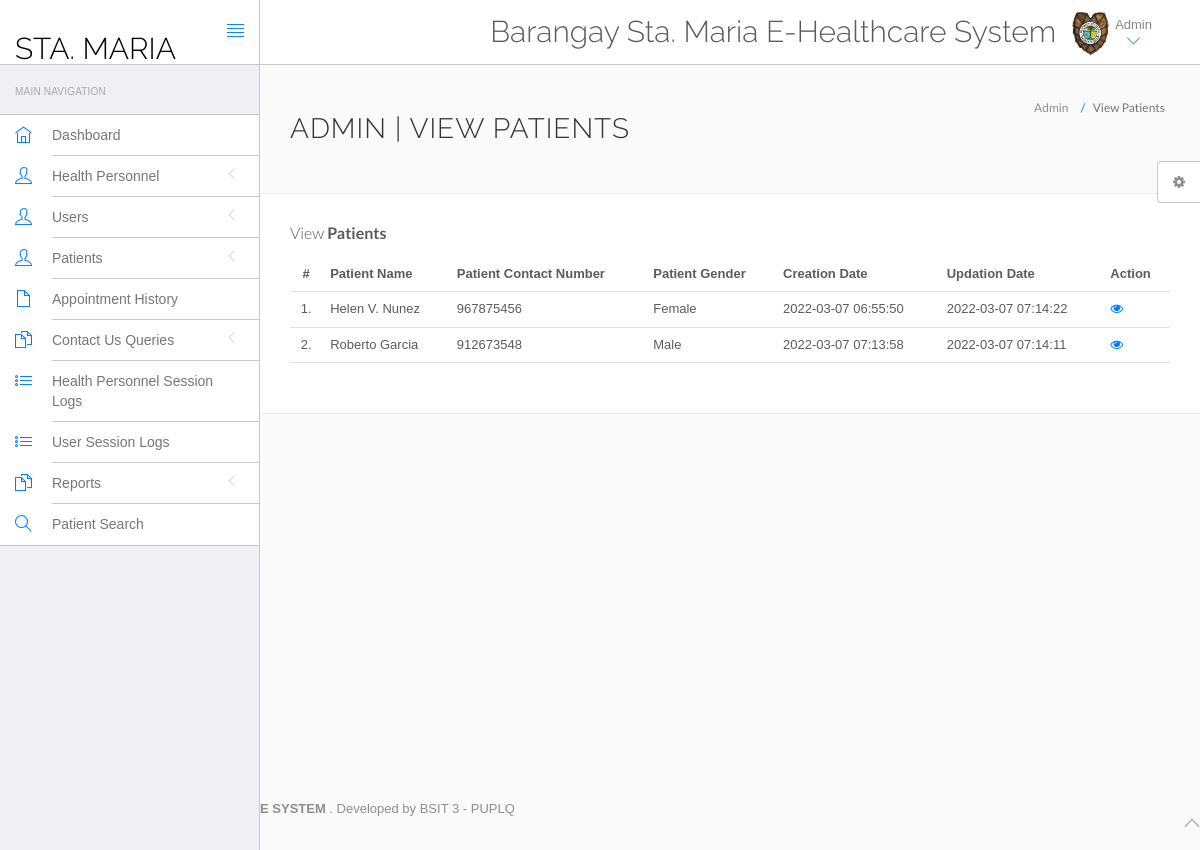
Screenshot of /hospital/hms/admin/manage-patient.php (signed in) with the database file from the repository.
### tables this page shows
CREATE TABLE `tblpatient` (
  `ID` int(10) NOT NULL,
  `Docid` int(10) DEFAULT NULL,
  `PatientName` varchar(200) DEFAULT NULL,
  `PatientContno` bigint(10) DEFAULT NULL,
  `PatientEmail` varchar(200) DEFAULT NULL,
  `PatientGender` varchar(50) DEFAULT NULL,
  `PatientAdd` mediumtext DEFAULT NULL,
  `PatientAge` int(10) DEFAULT NULL,
  `PatientMedhis` mediumtext DEFAULT NULL,
  `CreationDate` timestamp NULL DEFAULT current_timestamp(),
  `UpdationDate` timestamp NULL DEFAULT NULL ON UPDATE current_timestamp()
);

### hospital/hms/admin/manage-patient.php (the view, shortened to what this page needs)
<?php
include('include/config.php');
?>
<!DOCTYPE html>
<html lang="en">
	<head>
		<link rel="stylesheet" href="vendor/bootstrap/css/bootstrap.min.css">
		<link rel="stylesheet" href="vendor/fontawesome/css/font-awesome.min.css">
		<link rel="stylesheet" href="vendor/themify-icons/themify-icons.min.css">
		<link href="vendor/animate.css/animate.min.css" rel="stylesheet" media="screen">
		<link href="vendor/perfect-scrollbar/perfect-scrollbar.min.css" rel="stylesheet" media="screen">
		<link href="vendor/switchery/switchery.min.css" rel="stylesheet" media="screen">
		<link href="vendor/bootstrap-touchspin/jquery.bootstrap-touchspin.min.css" rel="stylesheet" media="screen">
		<link href="vendor/select2/select2.min.css" rel="stylesheet" media="screen">
		<link href="vendor/bootstrap-datepicker/bootstrap-datepicker3.standalone.min.css" rel="stylesheet" media="screen">
		<link href="vendor/bootstrap-timepicker/bootstrap-timepicker.min.css" rel="stylesheet" media="screen">
		<link rel="stylesheet" href="assets/css/styles.css">
		<link rel="stylesheet" href="assets/css/plugins.css">
		<link rel="stylesheet" href="assets/css/themes/theme-1.css" id="skin_color" />
	</head>
	<body>
		<div id="app">
<?php include('include/sidebar.php');?>
<div class="app-content">
<?php include('include/header.php');?>
<div class="main-content" >
<div class="wrap-content container" id="container">
<section id="page-title">
<div class="row">
<div class="col-sm-8">
<h1 class="mainTitle">Admin | View Patients</h1>
</div>
<ol class="breadcrumb">
<li>
<span>Admin</span>
</li>
<li class="active">
<span>View Patients</span>
</li>
</ol>
</div>
</section>
<div class="container-fluid container-fullw bg-white">
<div class="row">
<div class="col-md-12">
<h5 class="over-title margin-bottom-15">View <span class="text-bold">Patients</span></h5>
<table class="table table-hover" id="sample-table-1">
<thead>
<tr>
<th class="center">#</th>
<th>Patient Name</th>
<th>Patient Contact Number</th>
<th>Patient Gender </th>
<th>Creation Date </th>
<th>Updation Date </th>
<th>Action</th>
</tr>
</thead>
<tbody>
<?php
$sql=mysqli_query($con,"select * from tblpatient");
$cnt=1;
while($row=mysqli_fetch_array($sql))
{
?>
<tr>
<td class="center"><?php echo $cnt;?>.</td>
<td class="hidden-xs"><?php echo $row['PatientName'];?></td>
<td><?php echo $row['PatientContno'];?></td>
<td><?php echo $row['PatientGender'];?></td>
<td><?php echo $row['CreationDate'];?></td>
<td><?php echo $row['UpdationDate'];?>
</td>
<td>
<a href="view-patient.php?viewid=<?php echo $row['ID'];?>"><i class="fa fa-eye"></i></a>
</td>
</tr>
<?php
$cnt=$cnt+1;
 }?></tbody>
</table>
</div>
</div>
</div>
</div>
</div>
</div>
</div>
	<?php include('include/footer.php');?>
	<?php include('include/setting.php');?>
	</body>
</html>

### hospital/hms/admin/assets/css/themes/theme-1.css (style rules this page uses)
body { background: #FAFAFA; }

### rows the page displays
tblpatient: PatientName "Helen V. Nunez", PatientContno "967875456", PatientGender "Female", CreationDate "2022-03-07 06:55:50", UpdationDate "2022-03-07 07:14:22"
tblpatient: PatientName "Roberto Garcia", PatientContno "912673548", PatientGender "Male", CreationDate "2022-03-07 07:13:58", UpdationDate "2022-03-07 07:14:11"
